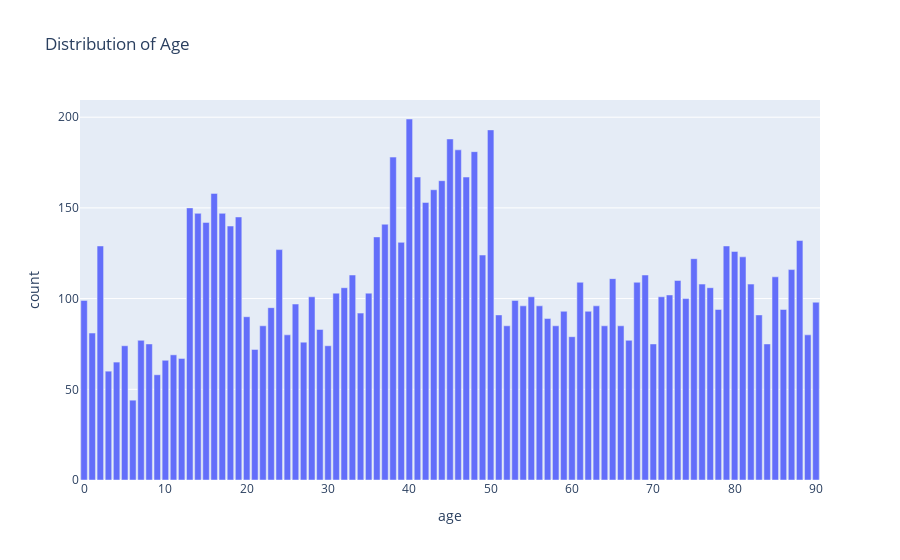

Notebook source saved alongside this figure:
### Code cell
fig = px.bar(
    age_df,
    x='age',
    y='count',
    title='Distribution of Age'
)
fig.show()

### Figure 1 — Plotly figure (JSON) as saved in the notebook; plotly's stock layout.template omitted (floating-point values rounded to 4 significant figures)
{"data": [{"hovertemplate": "age=%{x}<br>count=%{y}<extra></extra>", "legendgroup": "", "marker": {"color": "#636efa", "pattern": {"shape": ""}}, "name": "", "orientation": "v", "showlegend": false, "textposition": "auto", "type": "bar", "x": [40.0, 50.0, 45.0, 46.0, 48.0, 38.0, 41.0, 47.0, 44.0, 43.0, 16.0, 42.0, 13.0, 17.0, 14.0, 19.0, 15.0, 37.0, 18.0, 36.0, 88.0, 39.0, 79.0, 2.0, 24.0, 80.0, 49.0, 81.0, 75.0, 87.0, 33.0, 69.0, 85.0, 65.0, 73.0, 68.0, 61.0, 82.0, 76.0, 77.0, 32.0, 35.0, 31.0, 72.0, 71.0, 55.0, 28.0, 74.0, 0.0, 53.0, 90.0, 26.0, 63.0, 56.0, 54.0, 23.0, 78.0, 86.0, 62.0, 59.0, 34.0, 83.0, 51.0, 20.0, 57.0, 66.0, 52.0, 22.0, 58.0, 64.0, 29.0, 1.0, 25.0, 89.0, 60.0, 67.0, 7.0, 27.0, 8.0, 84.0, 70.0, 30.0, 5.0, 21.0, 11.0, 12.0, 10.0, 4.0, 3.0, 9.0, 6.0], "xaxis": "x", "y": [199, 193, 188, 182, 181, 178, 167, 167, 165, 160, 158, 153, 150, 147, 147, 145, 142, 141, 140, 134, 132, 131, 129, 129, 127, 126, 124, 123, 122, 116, 113, 113, 112, 111, 110, 109, 109, 108, 108, 106, 106, 103, 103, 102, 101, 101, 101, 100, 99, 99, 98, 97, 96, 96, 96, 95, 94, 94, 93, 93, 92, 91, 91, 90, 89, 85, 85, 85, 85, 85, 83, 81, 80, 80, 79, 77, 77, 76, 75, 75, 75, 74, 74, 72, 69, 67, 66, 65, 60, 58, 44], "yaxis": "y"}], "layout": {"barmode": "relative", "legend": {"tracegroupgap": 0}, "title": {"text": "Distribution of Age"}, "xaxis": {"anchor": "y", "domain": [0, 1], "title": {"text": "age"}}, "yaxis": {"anchor": "x", "domain": [0, 1], "title": {"text": "count"}}}}
